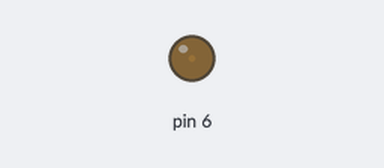
The sketch below on a simulated Arduino Uno, built with avr-gcc and run on an emulated ATmega328P. Parts: output pins drawn as LEDs (lit = HIGH).

Above: at 0.05 s.
At 0.95 s:
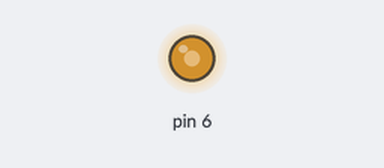
At 1.4 s:
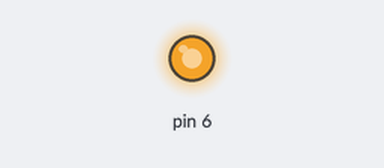
At 2.75 s:
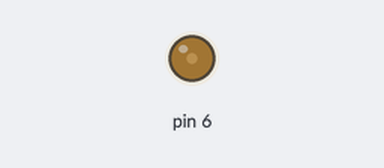
Timing chart, 0 to 7.0 s (numbered marks = the images above):
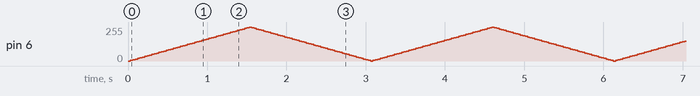

The sketch:

bli.ino
```cpp
int led =6;
int bright=0;
 int fade=5;
void setup() {
  // put your setup code here, to run once:

pinMode(6,OUTPUT);

}

void loop() {
  // put your main code here, to run repeatedly:


      // digitalWrite(13,HIGH);
    //digitalWrite(12,LOW);
 //   digitalWrite(11,LOW);
    analogWrite(6,bright);
     bright=bright+fade;
      if (bright<=0||bright>=255)
      {

      fade=-fade;
      }
      delay(30);
}
```
